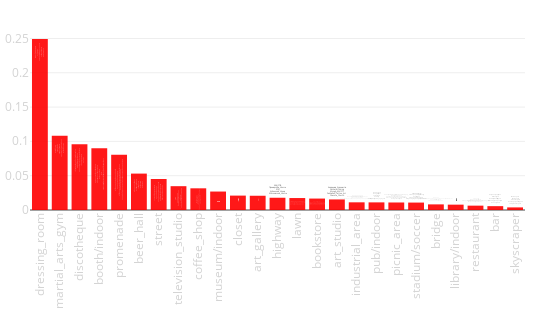

Notebook code for this chart:
### Code cell
tags_rate(city_data)

### Figure 1 — Plotly figure (JSON) as saved in the notebook; plotly's stock layout.template omitted (floating-point values rounded to 4 significant figures)
{"data": [{"hoverinfo": "y+text", "marker": {"color": "red"}, "opacity": 0.9, "text": ["Popcorn_Studio<br>Фотостудия_Мел<br>Клиника_им_Н_И_Пирогова<br>Studio_212<br>BEDFORD_STUDIO", "Stone_Fight_Gym<br>Спортивный_клуб_Олимп<br>Backstage_CrossFit<br>Fight_Fabrika<br>ART_of_Fitness", "Club_154<br>Лаборатория_31<br>РетроДискотека_ру_Клуб_Папанин<br>Santa_Barbara_Night_Club<br>Хаусбар_Озерки_Санкт_Петерсбург", "Saint_Petersburg_State_University_of_Aerospace_Instrumentation<br>Лэти<br>Петроконгресс<br>Континент_Бухарестская_30<br>Конгресс_Холл_Васильевский", "Набережная_Лейтенанта_Шмидта_Таможенный_Терминал<br>Свердловская_Набережная<br>Санкт_Петербург_Английская_Набережная_Д_70<br>Английская_набережная<br>Дворцовая_Набережная_Д_18", "Tower_Pub<br>Dickens_pub<br>Douglas_Bar<br>Radio_Ireland_Irish_Pub<br>Cafe_Manneken_Pis", "Средний_Проспект_В_О<br>Марафон_Ergo_White_Nights<br>Малая_Конюшенная_Улица<br>Улица_Кирочная<br>Вознесенский_Проспект", "Открытая_киностудия_Лендок_<br>Лендок<br>Телецентр_Чапыгина_6<br>Чаплин_Холл<br>RWS", "Радости_Кофе<br>ANY_Pasta_сеть_ресторанов_на_каждый_день<br>Характер_Кофе<br>Seize_the_Impress<br>Starbucks_Russia", "музей_современного_искусства_эрарта<br>Набережная_Реки_Смоленки<br>Музей_истории_религии_Museum_of_the_History_of_Religion<br>Imperial_Academy_of_Arts<br>Музей_Эрарта_Erarta_Museum", "Метро_Адмиралтейская<br>Unique_Fabric_Каменноостровский_пр_17<br>Заневский_каскад<br>Unique_Fabric_Гороховая_ул_24<br>8_store", "Музей_МИСП<br>Erarta_Design<br>музей_современного_искусства_эрарта<br>Санкт_Петербургский_Союз_Художников<br>Музей_современного_искусства_и_художественные_галереи_Эрарта_", "КАД_СПБ<br>Приморское_Шоссе<br>ЗСД<br>Кубинская_Улица<br>Московское_Шоссе", "Михайловский_сад<br>Академика_Сахарова_парк<br>Alexander_Garden_Saint_Petersburg_<br>Сенатская_Площадь<br>Полюстровский_Парк", "Playloft_GaGa<br>Всероссийский_музей_А_С_Пушкина<br>Institut_fran_ais_de_Saint_P_tersbourg<br>Академия_Художеств<br>Музей_квартира_Пушкина", "Академия_Художеств<br>Sashatattooing<br>Музей_МИСП<br>Pakhanoff_Tattoo_Art<br>Chesme_Church", "Биржевой_мост<br>Крейсер_Аврора<br>Морской_Порт_Санкт_Петербург<br>Alexander_Column<br>Санкт_Петербург_Приморский_район_Оптиков_34", "Биржа_Бар<br>Douglas_Bar<br>Tower_Pub<br>Puberty<br>Ресторан_Маймун_24_часа", "Санкт_Петербург_Измайловский_Сад_<br>Елагин_дворец<br>Youth_Theatre_on_the_Fontanka<br>Alexander_Garden_Saint_Petersburg_<br>New_Holland_Island", "Estadio_Krestovski<br>Stade_de_Saint_P_tersbourg<br>Zenit_Arena<br>Стадион_Петровский<br>Стадион_Стадион_Петровский", "Причал<br>Новокрестовская_Станция_метро_Санкт_Петербург<br>Kanonersky_Island<br>ЗСД<br>Стадион_Зенит_Арена", "Всероссийский_музей_А_С_Пушкина<br>Музей_квартира_Пушкина<br>Institut_fran_ais_de_Saint_P_tersbourg<br>Российская_национальная_библиотека_National_Library_of_Russia<br>Главпочтамт", "The_Safe<br>WAVE_burgers_more<br>Ресторан_Северянин<br>ANY_Pasta_сеть_ресторанов_на_каждый_день<br>Марчелиs_Невский_21", "На_Вина_Бар_Шоп<br>Dickens_pub<br>Radio_Ireland_Irish_Pub<br>Breaking_Bad_beer_cafe<br>Kлеver_CAFE", "Москва_Сити<br>Москва_City<br>Атлантик_Сити<br>Площадь_Конституции<br>ТРК_Атлантик_Сити"], "type": "bar", "uid": "33ff83a8-4291-11e9-aca6-3c15c2cf2370", "x": ["dressing_room", "martial_arts_gym", "discotheque", "booth/indoor", "promenade", "beer_hall", "street", "television_studio", "coffee_shop", "museum/indoor", "closet", "art_gallery", "highway", "lawn", "bookstore", "art_studio", "industrial_area", "pub/indoor", "picnic_area", "stadium/soccer", "bridge", "library/indoor", "restaurant", "bar", "skyscraper"], "y": [0.2492, 0.1082, 0.09583, 0.09001, 0.08039, 0.05306, 0.04517, 0.03471, 0.03161, 0.0269, 0.02099, 0.02077, 0.01785, 0.01743, 0.01668, 0.01539, 0.01119, 0.01112, 0.01097, 0.01082, 0.00819, 0.0078, 0.006335, 0.005615, 0.003786]}], "layout": {"height": 330, "margin": {"b": 120, "l": 30, "r": 25, "t": 30}, "showlegend": false, "width": 550, "xaxis": {"tickangle": -90, "tickfont": {"color": "lightgrey", "size": 11.5}}, "xaxis2": {"tickangle": -90, "tickfont": {"color": "lightgrey", "size": 11.5}}, "yaxis": {"tickfont": {"color": "lightgrey", "size": 11.5}}, "yaxis2": {"tickfont": {"color": "lightgrey", "size": 11.5}}}}
